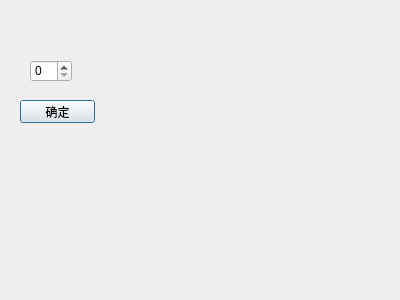
<?xml version="1.0" encoding="UTF-8"?>
<ui version="4.0">
 <class>MyDialog</class>
 <widget class="QDialog" name="MyDialog">
  <property name="geometry">
   <rect>
    <x>0</x>
    <y>0</y>
    <width>400</width>
    <height>300</height>
   </rect>
  </property>
  <property name="windowTitle">
   <string>Dialog</string>
  </property>
  <widget class="QSpinBox" name="spinBox">
   <property name="geometry">
    <rect>
     <x>30</x>
     <y>60</y>
     <width>42</width>
     <height>22</height>
    </rect>
   </property>
  </widget>
  <widget class="QPushButton" name="pushButton">
   <property name="geometry">
    <rect>
     <x>20</x>
     <y>100</y>
     <width>75</width>
     <height>23</height>
    </rect>
   </property>
   <property name="text">
    <string>确定</string>
   </property>
  </widget>
 </widget>
 <resources/>
 <connections/>
</ui>
